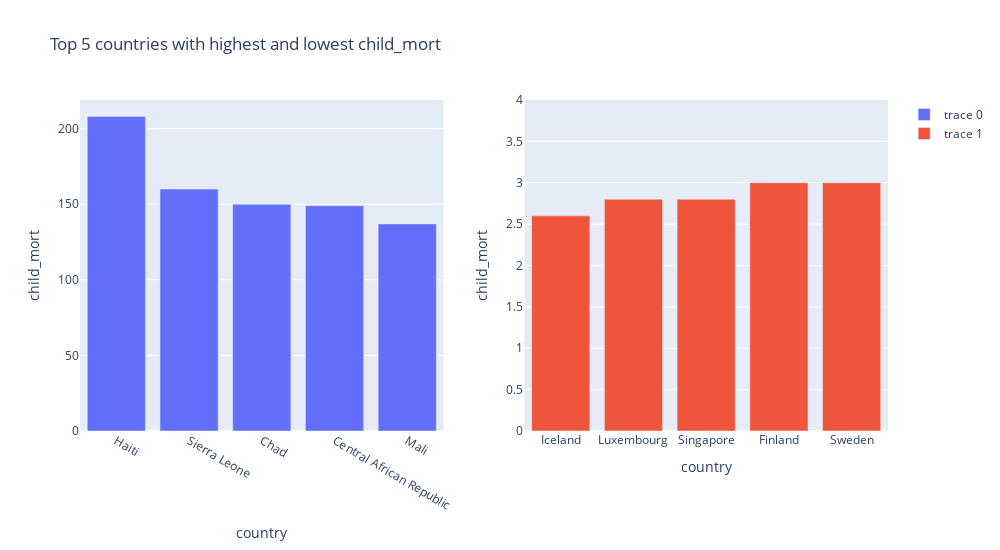

This figure's notebook cell:
### Markdown cell above
- From the graphs shown, it can be seen that all variables are right skewed except for ‘life_expec’ which is left skewed.
- Only  ‘child_mort’, ‘income’ and ‘gdpp’ show some kind of variation in them and hence these variables can be used for cluster profiling.

### Code cell
#Top 5 countries with highest and lowest child_mort
def pltt(feature, rang):
    grouped_df1 = country_df[['country', feature]].sort_values(by=feature,ascending = False).head(5)
    grouped_df2 = country_df[['country', feature]].sort_values(by=feature,ascending = True).head(5)
    fig = make_subplots(rows=1, cols=2, shared_yaxes=False)
    fig.add_trace(go.Bar(x=grouped_df1['country'], y=grouped_df1[feature]),row=1, col=1)
    fig.add_trace(go.Bar(x=grouped_df2['country'], y=grouped_df2[feature]),row=1, col=2)
    fig.update_xaxes(title_text="country", row=1, col=1)
    fig.update_xaxes(title_text="country", row=1, col=2)
    fig.update_yaxes(title_text=feature, row=1, col=1)
    fig.update_yaxes(title_text=feature, range=rang, row=1, col=2)
    fig.update_layout(height=550, width=1000, title_text="Top 5 countries with highest and lowest "+ feature)
    fig.show()
pltt('child_mort',[0,4])

### Figure 1 — Plotly figure (JSON) as saved in the notebook; plotly's stock layout.template omitted (floating-point values rounded to 4 significant figures)
{"data": [{"type": "bar", "x": ["Haiti", "Sierra Leone", "Chad", "Central African Republic", "Mali"], "xaxis": "x", "y": [208, 160, 150, 149, 137], "yaxis": "y"}, {"type": "bar", "x": ["Iceland", "Luxembourg", "Singapore", "Finland", "Sweden"], "xaxis": "x2", "y": [2.6, 2.8, 2.8, 3, 3], "yaxis": "y2"}], "layout": {"height": 550, "title": {"text": "Top 5 countries with highest and lowest child_mort"}, "width": 1000, "xaxis": {"anchor": "y", "domain": [0, 0.45], "title": {"text": "country"}}, "xaxis2": {"anchor": "y2", "domain": [0.55, 1], "title": {"text": "country"}}, "yaxis": {"anchor": "x", "domain": [0, 1], "title": {"text": "child_mort"}}, "yaxis2": {"anchor": "x2", "domain": [0, 1], "range": [0, 4], "title": {"text": "child_mort"}}}}
